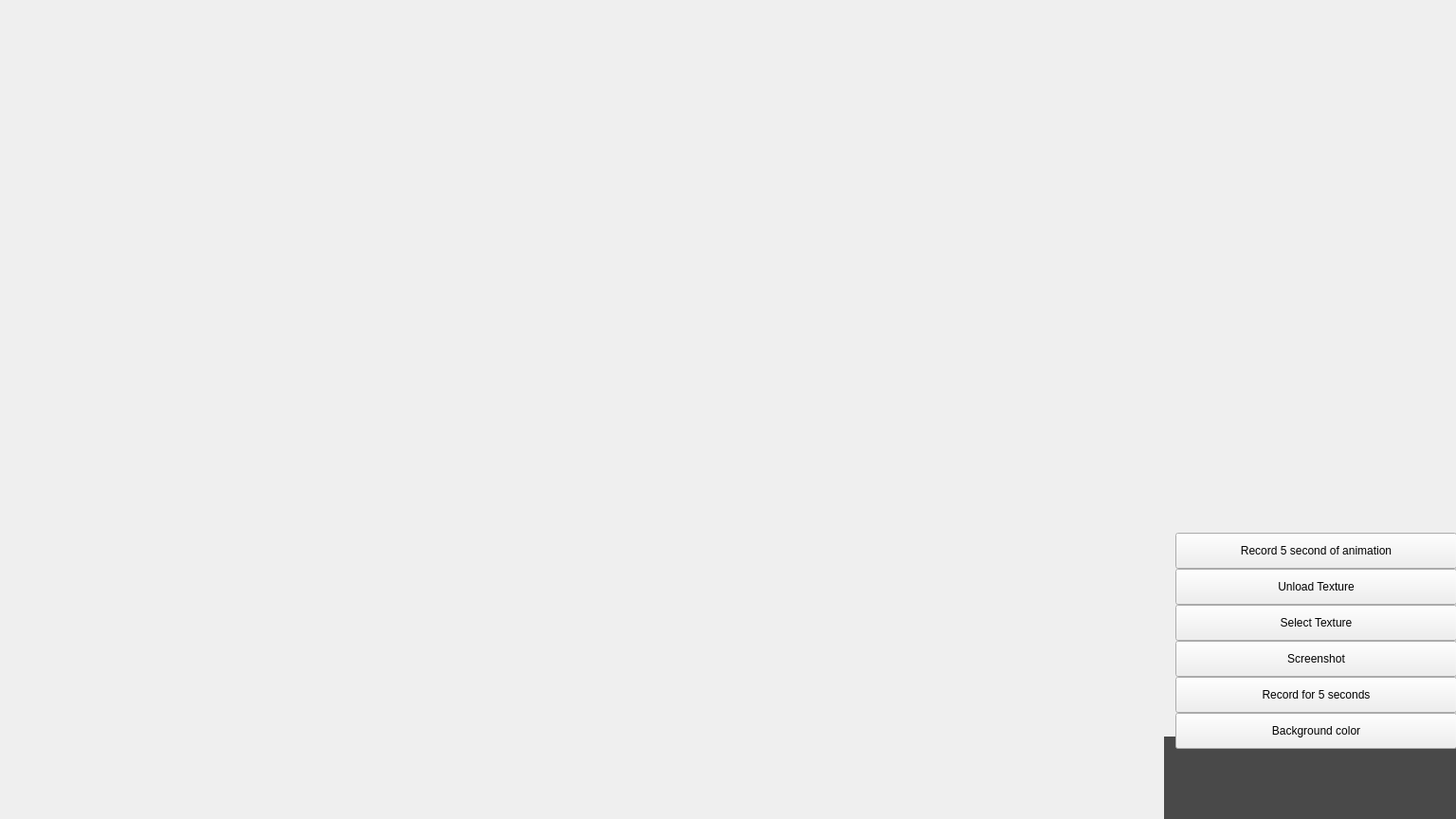
<?xml version="1.0" encoding="UTF-8"?>
<ui version="4.0">
 <class>MainWindow</class>
 <widget class="QMainWindow" name="MainWindow">
  <property name="geometry">
   <rect>
    <x>0</x>
    <y>0</y>
    <width>1536</width>
    <height>864</height>
   </rect>
  </property>
  <property name="sizePolicy">
   <sizepolicy hsizetype="Preferred" vsizetype="Preferred">
    <horstretch>0</horstretch>
    <verstretch>0</verstretch>
   </sizepolicy>
  </property>
  <property name="minimumSize">
   <size>
    <width>1536</width>
    <height>864</height>
   </size>
  </property>
  <property name="maximumSize">
   <size>
    <width>1536</width>
    <height>864</height>
   </size>
  </property>
  <property name="windowTitle">
   <string>3DViewer</string>
  </property>
  <property name="styleSheet">
   <string notr="true">QSplitter::handle { background-color: grey }</string>
  </property>
  <property name="tabShape">
   <enum>QTabWidget::Triangular</enum>
  </property>
  <property name="unifiedTitleAndToolBarOnMac">
   <bool>true</bool>
  </property>
  <widget class="QWidget" name="centralwidget">
   <property name="sizePolicy">
    <sizepolicy hsizetype="Fixed" vsizetype="Preferred">
     <horstretch>0</horstretch>
     <verstretch>0</verstretch>
    </sizepolicy>
   </property>
   <property name="styleSheet">
    <string notr="true"/>
   </property>
   <widget class="QWidget" name="mainBack" native="true">
    <property name="geometry">
     <rect>
      <x>0</x>
      <y>0</y>
      <width>1536</width>
      <height>864</height>
     </rect>
    </property>
    <layout class="QGridLayout" name="mainBackLayout">
     <property name="leftMargin">
      <number>0</number>
     </property>
     <property name="topMargin">
      <number>0</number>
     </property>
     <property name="rightMargin">
      <number>0</number>
     </property>
     <property name="bottomMargin">
      <number>0</number>
     </property>
     <property name="spacing">
      <number>0</number>
     </property>
    </layout>
   </widget>
   <widget class="s21::FileImportWidget" name="FileImporter" native="true">
    <property name="geometry">
     <rect>
      <x>1228</x>
      <y>777</y>
      <width>321</width>
      <height>101</height>
     </rect>
    </property>
    <property name="layoutDirection">
     <enum>Qt::LeftToRight</enum>
    </property>
    <property name="styleSheet">
     <string notr="true">#FileImporter{
	background: rgba(2, 2, 2, 0.7);
}</string>
    </property>
   </widget>
   <widget class="QWidget" name="ObjectWidgetHolderWidget" native="true">
    <property name="geometry">
     <rect>
      <x>1214</x>
      <y>-1</y>
      <width>321</width>
      <height>0</height>
     </rect>
    </property>
    <property name="styleSheet">
     <string notr="true"/>
    </property>
    <layout class="QVBoxLayout" name="ObjectWidgetHolder">
     <property name="spacing">
      <number>0</number>
     </property>
     <property name="leftMargin">
      <number>0</number>
     </property>
     <property name="topMargin">
      <number>0</number>
     </property>
     <property name="rightMargin">
      <number>0</number>
     </property>
     <property name="bottomMargin">
      <number>0</number>
     </property>
    </layout>
   </widget>
   <widget class="QPushButton" name="background_color_b">
    <property name="geometry">
     <rect>
      <x>1240</x>
      <y>752</y>
      <width>297</width>
      <height>38</height>
     </rect>
    </property>
    <property name="sizePolicy">
     <sizepolicy hsizetype="Minimum" vsizetype="MinimumExpanding">
      <horstretch>0</horstretch>
      <verstretch>0</verstretch>
     </sizepolicy>
    </property>
    <property name="text">
     <string>Background color</string>
    </property>
   </widget>
   <widget class="QPushButton" name="record_b">
    <property name="geometry">
     <rect>
      <x>1240</x>
      <y>714</y>
      <width>297</width>
      <height>38</height>
     </rect>
    </property>
    <property name="sizePolicy">
     <sizepolicy hsizetype="Minimum" vsizetype="MinimumExpanding">
      <horstretch>0</horstretch>
      <verstretch>0</verstretch>
     </sizepolicy>
    </property>
    <property name="text">
     <string>Record for 5 seconds</string>
    </property>
   </widget>
   <widget class="QPushButton" name="screenshot_b">
    <property name="geometry">
     <rect>
      <x>1240</x>
      <y>676</y>
      <width>297</width>
      <height>38</height>
     </rect>
    </property>
    <property name="sizePolicy">
     <sizepolicy hsizetype="Minimum" vsizetype="MinimumExpanding">
      <horstretch>0</horstretch>
      <verstretch>0</verstretch>
     </sizepolicy>
    </property>
    <property name="text">
     <string>Screenshot</string>
    </property>
   </widget>
   <widget class="QWidget" name="object_stats_l_wid" native="true">
    <property name="geometry">
     <rect>
      <x>299</x>
      <y>831</y>
      <width>941</width>
      <height>33</height>
     </rect>
    </property>
    <layout class="QHBoxLayout" name="object_stats_l">
     <property name="spacing">
      <number>0</number>
     </property>
     <property name="leftMargin">
      <number>0</number>
     </property>
     <property name="topMargin">
      <number>0</number>
     </property>
     <property name="rightMargin">
      <number>0</number>
     </property>
     <property name="bottomMargin">
      <number>0</number>
     </property>
     <item>
      <widget class="QLabel" name="object_vertices_label">
       <property name="minimumSize">
        <size>
         <width>0</width>
         <height>0</height>
        </size>
       </property>
       <property name="text">
        <string/>
       </property>
       <property name="alignment">
        <set>Qt::AlignCenter</set>
       </property>
      </widget>
     </item>
     <item>
      <widget class="QLabel" name="object_edges_label">
       <property name="minimumSize">
        <size>
         <width>0</width>
         <height>0</height>
        </size>
       </property>
       <property name="text">
        <string/>
       </property>
       <property name="alignment">
        <set>Qt::AlignCenter</set>
       </property>
      </widget>
     </item>
     <item>
      <widget class="QLabel" name="object_name_label">
       <property name="minimumSize">
        <size>
         <width>0</width>
         <height>0</height>
        </size>
       </property>
       <property name="text">
        <string/>
       </property>
       <property name="alignment">
        <set>Qt::AlignCenter</set>
       </property>
      </widget>
     </item>
    </layout>
   </widget>
   <widget class="QPushButton" name="select_texture_b">
    <property name="geometry">
     <rect>
      <x>1240</x>
      <y>638</y>
      <width>297</width>
      <height>38</height>
     </rect>
    </property>
    <property name="sizePolicy">
     <sizepolicy hsizetype="Minimum" vsizetype="MinimumExpanding">
      <horstretch>0</horstretch>
      <verstretch>0</verstretch>
     </sizepolicy>
    </property>
    <property name="text">
     <string>Select Texture</string>
    </property>
   </widget>
   <widget class="QPushButton" name="unload_texture_b">
    <property name="geometry">
     <rect>
      <x>1240</x>
      <y>600</y>
      <width>297</width>
      <height>38</height>
     </rect>
    </property>
    <property name="sizePolicy">
     <sizepolicy hsizetype="Minimum" vsizetype="MinimumExpanding">
      <horstretch>0</horstretch>
      <verstretch>0</verstretch>
     </sizepolicy>
    </property>
    <property name="text">
     <string>Unload Texture</string>
    </property>
   </widget>
   <widget class="QPushButton" name="record_animation_b">
    <property name="geometry">
     <rect>
      <x>1240</x>
      <y>562</y>
      <width>297</width>
      <height>38</height>
     </rect>
    </property>
    <property name="sizePolicy">
     <sizepolicy hsizetype="Minimum" vsizetype="MinimumExpanding">
      <horstretch>0</horstretch>
      <verstretch>0</verstretch>
     </sizepolicy>
    </property>
    <property name="text">
     <string>Record 5 second of animation</string>
    </property>
   </widget>
  </widget>
 </widget>
 <customwidgets>
  <customwidget>
   <class>s21::FileImportWidget</class>
   <extends>QWidget</extends>
   <header location="global">FileImportWidget.h</header>
   <container>1</container>
  </customwidget>
 </customwidgets>
 <resources/>
 <connections/>
</ui>
